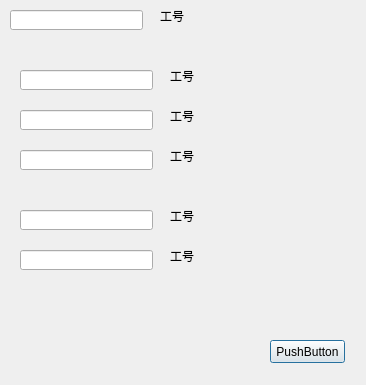
<?xml version="1.0" encoding="UTF-8"?>
<ui version="4.0">
 <class>Dialog</class>
 <widget class="QDialog" name="Dialog">
  <property name="geometry">
   <rect>
    <x>0</x>
    <y>0</y>
    <width>366</width>
    <height>385</height>
   </rect>
  </property>
  <property name="windowTitle">
   <string>Dialog</string>
  </property>
  <widget class="QLineEdit" name="lineEdit">
   <property name="geometry">
    <rect>
     <x>10</x>
     <y>10</y>
     <width>133</width>
     <height>20</height>
    </rect>
   </property>
  </widget>
  <widget class="QLabel" name="label_3">
   <property name="geometry">
    <rect>
     <x>170</x>
     <y>110</y>
     <width>54</width>
     <height>12</height>
    </rect>
   </property>
   <property name="text">
    <string>工号</string>
   </property>
  </widget>
  <widget class="QLineEdit" name="lineEdit_6">
   <property name="geometry">
    <rect>
     <x>20</x>
     <y>250</y>
     <width>133</width>
     <height>20</height>
    </rect>
   </property>
  </widget>
  <widget class="QLabel" name="label_5">
   <property name="geometry">
    <rect>
     <x>170</x>
     <y>210</y>
     <width>54</width>
     <height>12</height>
    </rect>
   </property>
   <property name="text">
    <string>工号</string>
   </property>
  </widget>
  <widget class="QLabel" name="label">
   <property name="geometry">
    <rect>
     <x>160</x>
     <y>10</y>
     <width>54</width>
     <height>12</height>
    </rect>
   </property>
   <property name="text">
    <string>工号</string>
   </property>
  </widget>
  <widget class="QLabel" name="label_2">
   <property name="geometry">
    <rect>
     <x>170</x>
     <y>70</y>
     <width>54</width>
     <height>12</height>
    </rect>
   </property>
   <property name="text">
    <string>工号</string>
   </property>
  </widget>
  <widget class="QLineEdit" name="lineEdit_5">
   <property name="geometry">
    <rect>
     <x>20</x>
     <y>210</y>
     <width>133</width>
     <height>20</height>
    </rect>
   </property>
  </widget>
  <widget class="QLineEdit" name="lineEdit_2">
   <property name="geometry">
    <rect>
     <x>20</x>
     <y>70</y>
     <width>133</width>
     <height>20</height>
    </rect>
   </property>
  </widget>
  <widget class="QLabel" name="label_6">
   <property name="geometry">
    <rect>
     <x>170</x>
     <y>250</y>
     <width>54</width>
     <height>12</height>
    </rect>
   </property>
   <property name="text">
    <string>工号</string>
   </property>
  </widget>
  <widget class="QLineEdit" name="lineEdit_3">
   <property name="geometry">
    <rect>
     <x>20</x>
     <y>110</y>
     <width>133</width>
     <height>20</height>
    </rect>
   </property>
  </widget>
  <widget class="QLineEdit" name="lineEdit_4">
   <property name="geometry">
    <rect>
     <x>20</x>
     <y>150</y>
     <width>133</width>
     <height>20</height>
    </rect>
   </property>
  </widget>
  <widget class="QLabel" name="label_4">
   <property name="geometry">
    <rect>
     <x>170</x>
     <y>150</y>
     <width>54</width>
     <height>12</height>
    </rect>
   </property>
   <property name="text">
    <string>工号</string>
   </property>
  </widget>
  <widget class="QPushButton" name="pushButton">
   <property name="geometry">
    <rect>
     <x>270</x>
     <y>340</y>
     <width>75</width>
     <height>23</height>
    </rect>
   </property>
   <property name="text">
    <string>PushButton</string>
   </property>
  </widget>
 </widget>
 <resources/>
 <connections/>
</ui>
